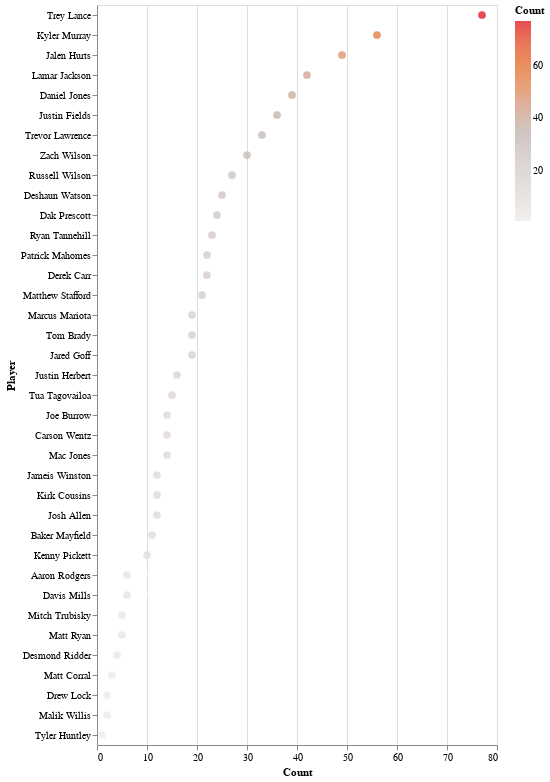

Notebook source saved alongside this figure:
### Code cell
#QB Exposure
viz = alt.Chart(QB_exp).mark_circle(size=60).encode(
    x='Count',
     y=alt.Y("Player", sort='-x'),
    color=alt.Color('Count', scale=alt.Scale(scheme='lightgreyred')),
    tooltip=['Player', 'Count', '%', 'Cap', 'Pick', 'Value']
).interactive()

text = alt.Chart(QB_exp).mark_text(
    align='left',
    baseline='middle',
    fontSize=10, 
    dx=8,
    color='white'
    ).encode(
        x='Count',
        y=alt.Y("Player", sort='-x'), 
        text='%'
    )

viz + text

### Figure 1 — Vega-Lite specification as saved in the notebook (floating-point values rounded to 4 significant figures)
{"config": {"view": {"continuousWidth": 400, "continuousHeight": 300}}, "layer": [{"mark": {"type": "circle", "size": 60}, "encoding": {"color": {"field": "Count", "scale": {"scheme": "lightgreyred"}, "type": "quantitative"}, "tooltip": [{"field": "Player", "type": "nominal"}, {"field": "Count", "type": "quantitative"}, {"field": "%", "type": "quantitative"}, {"field": "Cap", "type": "quantitative"}, {"field": "Pick", "type": "quantitative"}, {"field": "Value", "type": "quantitative"}], "x": {"field": "Count", "type": "quantitative"}, "y": {"field": "Player", "sort": "-x", "type": "nominal"}}, "selection": {"selector003": {"type": "interval", "bind": "scales", "encodings": ["x", "y"]}}}, {"mark": {"type": "text", "align": "left", "baseline": "middle", "color": "white", "dx": 8, "fontSize": 10}, "encoding": {"text": {"field": "%", "type": "quantitative"}, "x": {"field": "Count", "type": "quantitative"}, "y": {"field": "Player", "sort": "-x", "type": "nominal"}}}], "data": {"name": "data-624bf84ad29372027617a4296ca08e23"}, "$schema": "https://vega.github.io/schema/vega-lite/v4.17.0.json", "datasets": {"data-624bf84ad29372027617a4296ca08e23": [{"Player": "Trey Lance", "Count": 77, "%": 24.6, "POS": "QB", "Contest": null, "3": 7, "4": 2, "5": 38, "25": 30, "Cap": 969, "Pick": 87.01, "Value": -1.161}, {"Player": "Kyler Murray", "Count": 56, "%": 17.9, "POS": "QB", "Contest": null, "3": 7, "4": 2, "5": 31, "25": 16, "Cap": 584, "Pick": 60.41, "Value": 1.141}, {"Player": "Jalen Hurts", "Count": 49, "%": 15.7, "POS": "QB", "Contest": null, "3": 6, "4": 2, "5": 18, "25": 23, "Cap": 691, "Pick": 67.76, "Value": 1.806}, {"Player": "Lamar Jackson", "Count": 42, "%": 13.4, "POS": "QB", "Contest": null, "3": 1, "4": 0, "5": 22, "25": 19, "Cap": 588, "Pick": 47.98, "Value": 3.079}, {"Player": "Daniel Jones", "Count": 39, "%": 12.5, "POS": "QB", "Contest": null, "3": 7, "4": 3, "5": 15, "25": 14, "Cap": 458, "Pick": 158.7, "Value": 1.344}, {"Player": "Justin Fields", "Count": 36, "%": 11.5, "POS": "QB", "Contest": null, "3": 2, "4": 3, "5": 16, "25": 15, "Cap": 473, "Pick": 122.9, "Value": 0.3528}, {"Player": "Trevor Lawrence", "Count": 33, "%": 10.5, "POS": "QB", "Contest": null, "3": 0, "4": 2, "5": 18, "25": 13, "Cap": 423, "Pick": 131.6, "Value": 1.288}, {"Player": "Zach Wilson", "Count": 30, "%": 9.6, "POS": "QB", "Contest": null, "3": 1, "4": 3, "5": 11, "25": 15, "Cap": 445, "Pick": 163.0, "Value": 0.8967}, {"Player": "Russell Wilson", "Count": 27, "%": 8.6, "POS": "QB", "Contest": null, "3": 2, "4": 1, "5": 12, "25": 12, "Cap": 370, "Pick": 80.78, "Value": 4.952}, {"Player": "Deshaun Watson", "Count": 25, "%": 8.0, "POS": "QB", "Contest": null, "3": 1, "4": 10, "5": 3, "25": 11, "Cap": 333, "Pick": 155.2, "Value": 4.164}, {"Player": "Dak Prescott", "Count": 24, "%": 7.7, "POS": "QB", "Contest": null, "3": 2, "4": 1, "5": 13, "25": 8, "Cap": 275, "Pick": 83.46, "Value": 0.7625}, {"Player": "Ryan Tannehill", "Count": 23, "%": 7.3, "POS": "QB", "Contest": null, "3": 2, "4": 0, "5": 11, "25": 10, "Cap": 311, "Pick": 172.7, "Value": -0.6435}, {"Player": "Patrick Mahomes", "Count": 22, "%": 7.0, "POS": "QB", "Contest": null, "3": 1, "4": 1, "5": 11, "25": 9, "Cap": 287, "Pick": 39.77, "Value": 3.427}, {"Player": "Derek Carr", "Count": 22, "%": 7.0, "POS": "QB", "Contest": null, "3": 2, "4": 0, "5": 12, "25": 8, "Cap": 266, "Pick": 104.6, "Value": 3.032}, {"Player": "Matthew Stafford", "Count": 21, "%": 6.7, "POS": "QB", "Contest": null, "3": 1, "4": 4, "5": 9, "25": 7, "Cap": 239, "Pick": 93.48, "Value": 5.329}, {"Player": "Marcus Mariota", "Count": 19, "%": 6.1, "POS": "QB", "Contest": null, "3": 2, "4": 2, "5": 8, "25": 7, "Cap": 229, "Pick": 192.1, "Value": -1.353}, {"Player": "Tom Brady", "Count": 19, "%": 6.1, "POS": "QB", "Contest": null, "3": 2, "4": 0, "5": 11, "25": 6, "Cap": 211, "Pick": 77.05, "Value": 1.337}, {"Player": "Jared Goff", "Count": 19, "%": 6.1, "POS": "QB", "Contest": null, "3": 0, "4": 0, "5": 10, "25": 9, "Cap": 275, "Pick": 171.7, "Value": -0.3789}, {"Player": "Justin Herbert", "Count": 16, "%": 5.1, "POS": "QB", "Contest": null, "3": 1, "4": 1, "5": 8, "25": 6, "Cap": 197, "Pick": 37.0, "Value": 1.312}, {"Player": "Tua Tagovailoa", "Count": 15, "%": 4.8, "POS": "QB", "Contest": null, "3": 0, "4": 1, "5": 6, "25": 8, "Cap": 234, "Pick": 122.8, "Value": -0.3467}, {"Player": "Joe Burrow", "Count": 14, "%": 4.5, "POS": "QB", "Contest": null, "3": 0, "4": 0, "5": 7, "25": 7, "Cap": 210, "Pick": 73.5, "Value": 5.164}, {"Player": "Carson Wentz", "Count": 14, "%": 4.5, "POS": "QB", "Contest": null, "3": 0, "4": 2, "5": 5, "25": 7, "Cap": 208, "Pick": 178.4, "Value": 0.8786}, {"Player": "Mac Jones", "Count": 14, "%": 4.5, "POS": "QB", "Contest": null, "3": 0, "4": 1, "5": 7, "25": 6, "Cap": 189, "Pick": 161.2, "Value": 4.564}, {"Player": "Jameis Winston", "Count": 12, "%": 3.8, "POS": "QB", "Contest": null, "3": 1, "4": 1, "5": 4, "25": 6, "Cap": 177, "Pick": 151.1, "Value": -0.4917}, {"Player": "Kirk Cousins", "Count": 12, "%": 3.8, "POS": "QB", "Contest": null, "3": 0, "4": 0, "5": 2, "25": 10, "Cap": 260, "Pick": 112.3, "Value": -1.142}, {"Player": "Josh Allen", "Count": 12, "%": 3.8, "POS": "QB", "Contest": null, "3": 0, "4": 0, "5": 3, "25": 9, "Cap": 240, "Pick": 24.58, "Value": 2.917}, {"Player": "Baker Mayfield", "Count": 11, "%": 3.5, "POS": "QB", "Contest": null, "3": 2, "4": 0, "5": 3, "25": 6, "Cap": 171, "Pick": 177.9, "Value": 4.364}, {"Player": "Kenny Pickett", "Count": 10, "%": 3.2, "POS": "QB", "Contest": null, "3": 1, "4": 0, "5": 3, "25": 6, "Cap": 168, "Pick": 204.6, "Value": 1.05}, {"Player": "Aaron Rodgers", "Count": 6, "%": 1.9, "POS": "QB", "Contest": null, "3": 0, "4": 0, "5": 5, "25": 1, "Cap": 50, "Pick": 87.67, "Value": 5.517}, {"Player": "Davis Mills", "Count": 6, "%": 1.9, "POS": "QB", "Contest": null, "3": 0, "4": 1, "5": 5, "25": 0, "Cap": 29, "Pick": 190.3, "Value": 3.05}, {"Player": "Mitch Trubisky", "Count": 5, "%": 1.6, "POS": "QB", "Contest": null, "3": 0, "4": 0, "5": 2, "25": 3, "Cap": 85, "Pick": 189.6, "Value": 0.0}, {"Player": "Matt Ryan", "Count": 5, "%": 1.6, "POS": "QB", "Contest": null, "3": 0, "4": 0, "5": 1, "25": 4, "Cap": 105, "Pick": 157.0, "Value": 5.98}, {"Player": "Desmond Ridder", "Count": 4, "%": 1.3, "POS": "QB", "Contest": null, "3": 0, "4": 0, "5": 4, "25": 0, "Cap": 20, "Pick": 200.8, "Value": 0.0}, {"Player": "Matt Corral", "Count": 3, "%": 1.0, "POS": "QB", "Contest": null, "3": 0, "4": 0, "5": 3, "25": 0, "Cap": 15, "Pick": 222.7, "Value": 0.0}, {"Player": "Drew Lock", "Count": 2, "%": 0.6, "POS": "QB", "Contest": null, "3": 0, "4": 0, "5": 2, "25": 0, "Cap": 10, "Pick": 188.5, "Value": -1.75}, {"Player": "Malik Willis", "Count": 2, "%": 0.6, "POS": "QB", "Contest": "BBM", "3": 0, "4": 0, "5": 1, "25": 1, "Cap": 30, "Pick": 193.5, "Value": 0.05}, {"Player": "Tyler Huntley", "Count": 1, "%": 0.3, "POS": "QB", "Contest": "Puppy-SF", "3": 0, "4": 0, "5": 1, "25": 0, "Cap": 5, "Pick": 237.0, "Value": 0.0}]}}
